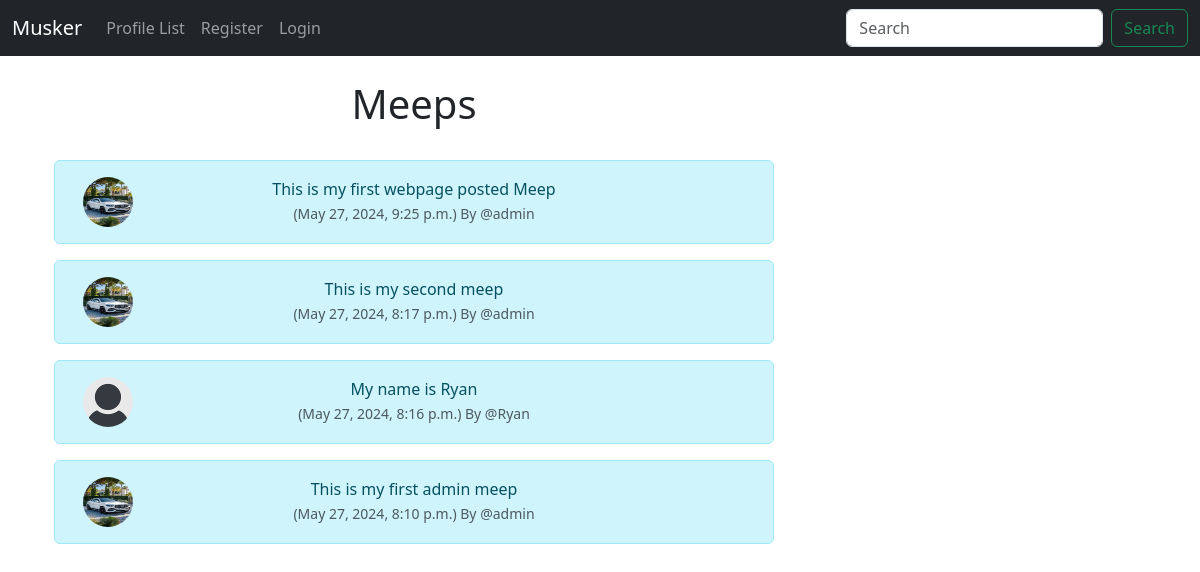
Before: / with the older database file.
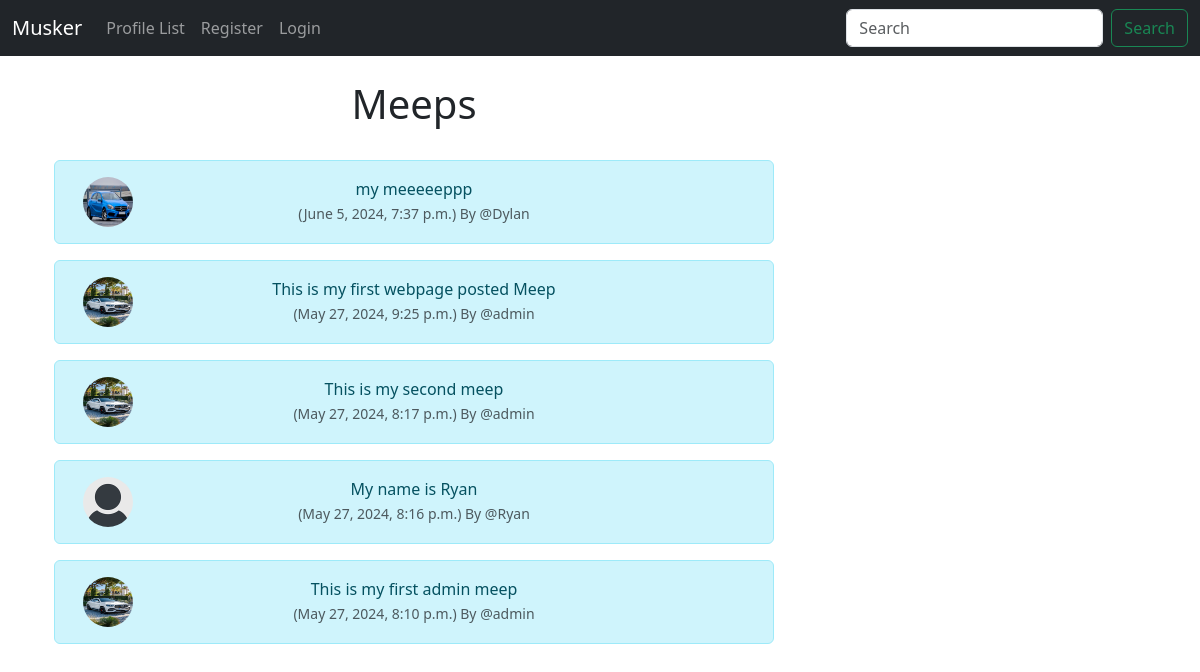
After: the same page with the newer database file.
### musker/models.py (models this page shows, shortened)
class Meep(models.Model):
    user = models.ForeignKey(User, related_name="meeps", on_delete=models.DO_NOTHING)
    body = models.CharField(max_length=200)
    created_at = models.DateTimeField(auto_now_add=True)

class Profile(models.Model):
    user = models.OneToOneField(User, on_delete=models.CASCADE)
    follows = models.ManyToManyField("self", related_name="followed_by", symmetrical=False, blank=True)
    date_modified = models.DateTimeField(User, auto_now=True)
    profile_image = models.ImageField(null=True, blank=True, upload_to="images/")

### musker/views.py (the view)
# urls.py: path('', views.home, name="home"),
def home(request):
    if request.user.is_authenticated:
        form= MeepForm(request.POST or None)
        if request.method == "POST":
            if form.is_valid():
                meep = form.save(commit=False)
                meep.user = request.user
                meep.save()
                messages.success(request, ("Your Meep Has Been Posted!"))
                return redirect('home')
        meeps = Meep.objects.all().order_by("-created_at")
        return render(request, 'home.html', {"meeps":meeps, "form":form})
    else:
        meeps = Meep.objects.all().order_by("-created_at")
        return render(request, 'home.html', {"meeps":meeps})

### musker/templates/home.html (shortened to what this page needs)
{% extends 'base.html' %}
{% load static %}
{% block content %}
<div class="container text-center">
    <div class="row">
        <div class="col-8">
    <h1>Meeps</h1>
<br>
    {% for meep in meeps %}
    <div class="alert alert-info" role="alert">
        <div class="container">
            <div class="row">
                <div class="col-1">
                        {% if meep.user.profile.profile_image %}
                        <img src="{{ meep.user.profile.profile_image.url }}" width=50 height=50 class="rounded-circle" alt="{{ profile.user.username}}">
                        {% else %}
                        <img src="{% static 'images/default_profile_pic.png' %}" width=50 height=50 class="rounded-circle" alt="{{ profile.user.username}}">
                    {% endif %}
                </div>
                <div class="col-10">
                {{ meep.body }}<br>
                <small class="text-muted">
                    ({{ meep.created_at }}) By
                    @{{ meep.user.username }}
                </small>
    </div><br><br>
                </div>
            </div>
        </div>
    {% endfor %}
</div>
<div class="col-4">
    <br><br><br>
</div>
{% endblock %}

Changed rows visible on the page:
added Meep: user.profile.profile_image (picture), body "my meeeeeppp", created_at "June 5, 2024, 7:37 p.m.", user.username "Dylan"
